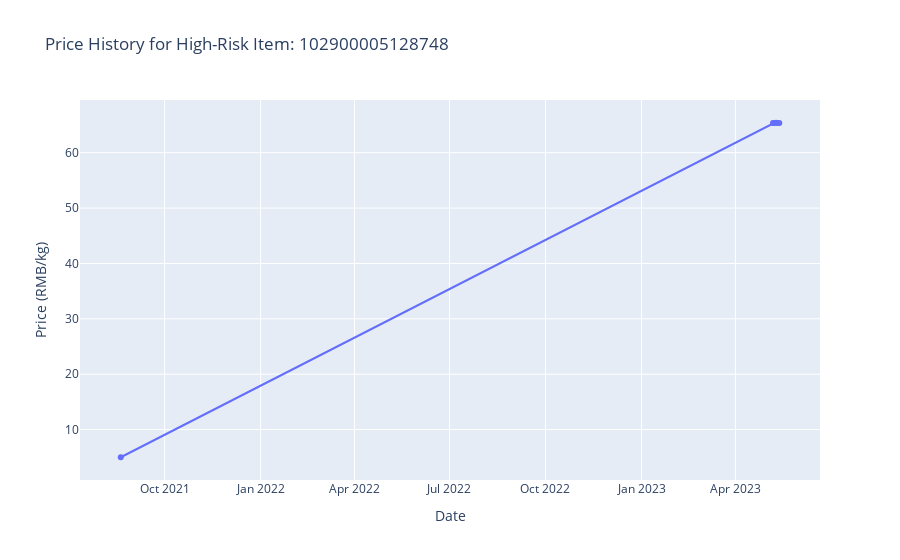

Notebook code cell kept with this figure:
### Markdown cell above
### 3.3 Deep Dive: Price History of Most Volatile Item
In-depth look at the single most unstable item.

### Code cell
most_volatile_item = volatility.iloc[0]['Item Code']
item_data = df[df['Item Code'].astype(str) == most_volatile_item]

fig = go.Figure()
fig.add_trace(go.Scatter(x=item_data['Date'], y=item_data['Wholesale Price (RMB/kg)'],
                    mode='lines+markers',
                    name='Wholesale Price'))
fig.update_layout(title=f'Price History for High-Risk Item: {most_volatile_item}',
                  xaxis_title='Date',
                  yaxis_title='Price (RMB/kg)')
fig.show()

### Figure 1 — Plotly figure (JSON) as saved in the notebook; plotly's stock layout.template omitted (floating-point values rounded to 4 significant figures)
{"data": [{"mode": "lines+markers", "name": "Wholesale Price", "type": "scatter", "x": ["2021-08-20T00:00:00", "2023-05-07T00:00:00", "2023-05-08T00:00:00", "2023-05-10T00:00:00", "2023-05-11T00:00:00", "2023-05-13T00:00:00"], "y": [5.0, 65.36, 65.36, 65.41, 65.36, 65.36]}], "layout": {"title": {"text": "Price History for High-Risk Item: 102900005128748"}, "xaxis": {"title": {"text": "Date"}}, "yaxis": {"title": {"text": "Price (RMB/kg)"}}}}
